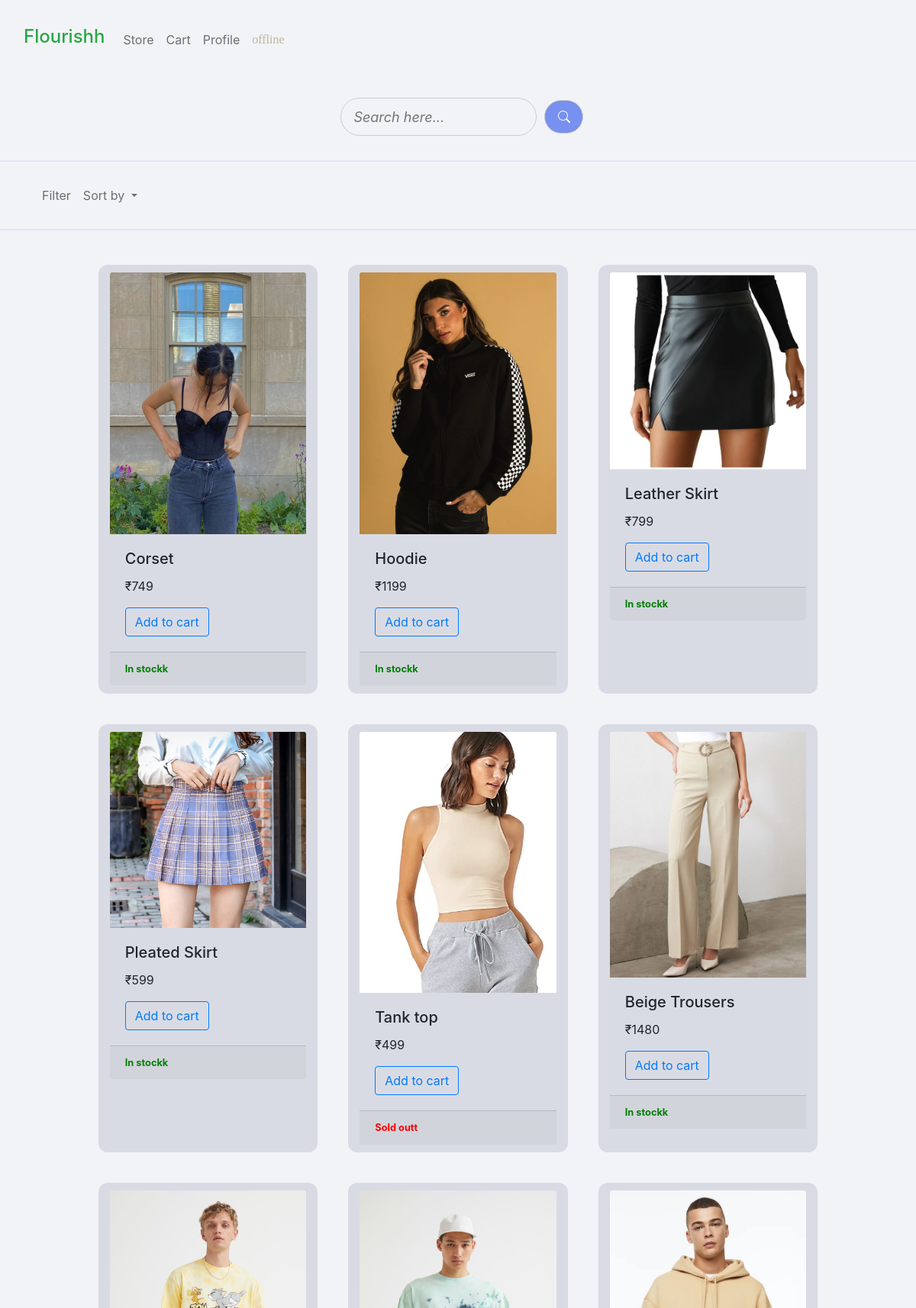
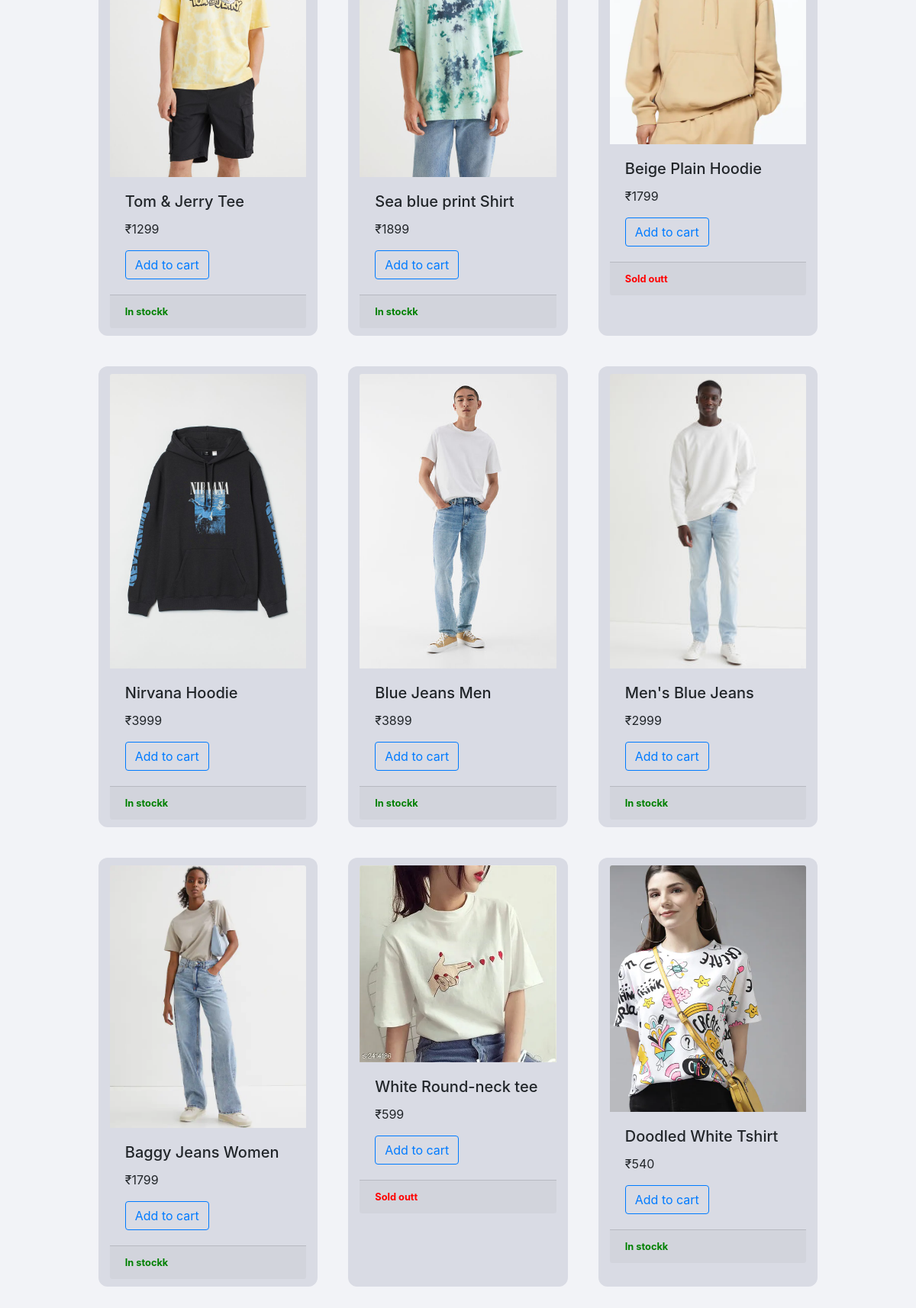
The page / on the database its author committed (2 pictures, top to bottom).
### app/models.py (models this page shows, shortened)
class Product(models.Model):
    item = models.CharField(null=True, max_length= 200)
    image = models.ImageField(blank=True, null=True)
    price = models.IntegerField(null = True)
    TAG_CHOICES = ((True, 'Women'), (False, 'Men'))
    tag = models.BooleanField(choices = TAG_CHOICES, null=None, default=True)
    instocknumber = models.IntegerField(null=True)
    availability = models.BooleanField(null=True)
    color = models.CharField(null=True, max_length= 20)
    @property
    def imageURL(self):
        try:
            url = self.image.url
        except:
            url = ''
        return url

### app/views.py (the view)
# urls.py: path('', views.store, name='store'),
def store(request):
    things = Product.objects.all()
    colorzz = list(Product.objects.all().values('color').distinct())
    colorz = [u['color'] for u in colorzz]
    context = {'things': things, 'colorz': colorz, 'colorzz': colorzz}
    return render(request, 'store.html', context)

### app/templates/store.html (shortened to what this page needs)
{% include 'main.html' %}
{% load static %}
<link rel="stylesheet" type="text/css" href="{% static 'css/allstyle.css' %}">
<body>
      <div class="filter-and-search" style="display: flex; flex-direction:row; justify-content:center; justify-content:space-evenly;">
        <form action="{% url 'searched_item' %}" method="GET">
      <div class="searchfield">
        <input type="text" id="inputfield" placeholder="Search here..." name="searchname" style="font-style:italic;">
        <button type="submit" class="btn btn-primary" id="s">
        </button>
      </form>
      </div>
      <hr style="border: 0.2px solid rgb(184, 184, 233);">
      <nav class="navbar navbar-expand-lg">
        <div class="container-fluid text-success">
            <div class="collapse navbar-collapse ps-3"
                 id="gfgnavbar">
                <ul class="navbar-nav">
                    <div class="nav-item">
                        <a class="nav-link" data-toggle="modal" data-target="#exampleModalCenter" style="color: #0000008C; cursor: pointer;">
                            Filter
                        </a>
                      </div>
                    <div class="dropdown">
                      <a class="dropdown dropdown-toggle nav-link" type="button" id="dropdownMenuButton1" data-bs-toggle="dropdown" aria-expanded="false" style="color: #0000008C">
                        Sort by
                      </a>
                    </div>
                </ul>
            </div>
        </div>
    </nav>
      <hr style="border: 0.2px solid rgb(184, 184, 233);">
        <div class="row" style="margin:25px;justify-content: center;">
          {% for thing in things %}
            <div class="col-lg-3" style="background-color: #d9dbe4; border-radius: 12px; padding-top: 10px;padding-bottom: 10px; margin: 20px; justify-content: space-around;">
              <img class="card-img-top" src="{{thing.imageURL}}" alt="Card image cap">
              <div class="card-body">
                <h5 class="card-title">{{thing.item}}</h5>
                <p class="card-text">₹{{thing.price}}</p>
                <button class="btn btn-outline-primary add-btn update-cart" data-action="add" data-thing={{thing.id}} onclick="myf()">Add to cart</button>
              </div>
              <div class="card-footer">
                <small class="text-muted">
                  {% if thing.availability is True %}
                    <strong style="color: green;">In stockk</strong>
                  {% else %}
                    <strong style="color: red;">Sold outt</strong>
                  {% endif %}
                </small>
              </div>
            </div>
          {% endfor %}
        </div>
    </body>

### app/templates/main.html (shortened to what this page needs)
<html lang="en">
<head>
    {% load static %}
    <link rel="stylesheet" type="text/css" href="{% static 'css/allstyle.css' %}">
    <link rel="stylesheet" href="https://cdnjs.cloudflare.com/ajax/libs/font-awesome/4.7.0/css/font-awesome.min.css">
    <link href=
"https://cdn.jsdelivr.net/npm/bootstrap@5.2.3/dist/css/bootstrap.min.css"
          rel="stylesheet">
</head>
<body>
  {% block thiscontent %}
  <div>
    <br>
    <nav class="navbar navbar-expand-lg">
        <div class="container-fluid text-success">
            <h4>Flourishh</h4>
            <div class="collapse navbar-collapse ps-3"
                 id="gfgnavbar">
                <ul class="navbar-nav">
                    <li class="nav-item">
                        <a class="nav-link" href="{% url 'store' %}">
                            Store
                        </a>
                    </li>
                    <li class="nav-item">
                        <a class="nav-link" href="{% url 'cart' %}">
                            Cart
                        </a>
                    </li>
                    <li class="nav-item">
                        <a class="nav-link" href="{% url 'cart' %}">
                            Profile
                        </a>
                    </li>
                    <li class="nav-item">
                        <a class="nav-link" href="{% url 'cart' %}">
                            {% if request.user.is_authenticated %}
                              <span class="status">Hello {{request.user}}</span>
                            {% else %}
                              <span class="status">offline</span>
                            {% endif %}
                        </a>
                    </li>
                </ul>
            </div>
        </div>
    </nav>
</div>
  {% endblock %}
<br><br>
<link rel="stylesheet" href="https://cdn.jsdelivr.net/npm/bootstrap@4.0.0/dist/css/bootstrap.min.css">
</body>
</html>

### static1/css/allstyle.css (style rules this page uses)
body { background-color: #f2f3f7; }

### app/templates/main.html (style rules this page uses)
.status { color: rgb(192, 182, 154); font-family:Cambria, Cochin, Georgia, Times, 'Times New Roman', serif; }

### app/templates/store.html (style rules this page uses)
.searchfield { display: flex; flex-direction: row; justify-content: center; align-items: center; width: 100%; }
#inputfield { width: 100%; height: 50px; border-radius: 30px; border: 1px solid #ccc; padding: 10px; font-size: 18px; background-color: #f2f3f7; padding-left: 5%; padding-right: 5%; margin-left: 10px; margin-right: 10px; }
#s { border-radius: 50px; border: 1px solid #ccc; padding: 13px; font-size: 18px; background-color: #7890ef; padding-left: 5%; padding-right: 5%; }
body { background-color: #f2f3f7; }

### rows shown on the page
Product: imageURL (picture), item "Corset", price "749", availability "In stockk"
Product: imageURL (picture), item "Hoodie", price "1199", availability "In stockk"
Product: imageURL (picture), item "Leather Skirt", price "799", availability "In stockk"
Product: imageURL (picture), item "Pleated Skirt", price "599", availability "In stockk"
Product: imageURL (picture), item "Tank top", price "499", availability "Sold outt"
Product: imageURL (picture), item "Beige Trousers", price "1480", availability "In stockk"
Product: imageURL (picture), item "Tom & Jerry Tee", price "1299", availability "In stockk"
Product: imageURL (picture), item "Sea blue print Shirt", price "1899", availability "In stockk"
Product: imageURL (picture), item "Beige Plain Hoodie", price "1799", availability "Sold outt"
Product: imageURL (picture), item "Nirvana Hoodie", price "3999", availability "In stockk"
Product: imageURL (picture), item "Blue Jeans Men", price "3899", availability "In stockk"
Product: imageURL (picture), item "Men's Blue Jeans", price "2999", availability "In stockk"
Product: imageURL (picture), item "Baggy Jeans Women", price "1799", availability "In stockk"
Product: imageURL (picture), item "White Round-neck tee", price "599", availability "Sold outt"
Product: imageURL (picture), item "Doodled White Tshirt", price "540", availability "In stockk"
